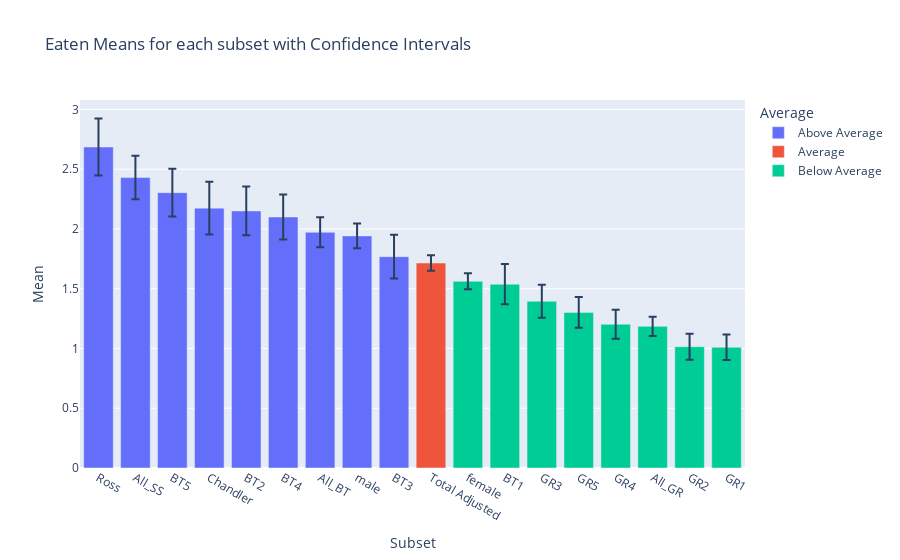

Notebook cell for this chart:
### Code cell
eaten_means = pd.DataFrame(round(eat.mean(), 3)).reset_index()
eaten_means.columns = ["Subset","Mean"]
eaten_means = eaten_means.sort_values(by = "Mean", ascending = False)
prop_average = eaten_means[eaten_means["Subset"]=="Total Adjusted"]["Mean"].values[0]
ci = {}
for column in eat.drop(["Total: ","Etc. Comments"], axis = 1).iloc[:,1:].columns:
    ci.update({column:mean_confidence_error(eat[column])})
ci = pd.DataFrame(list(ci.items()),columns = ['Subset','SE'])
eaten_means = pd.merge(eaten_means, ci, how = 'outer', on = 'Subset')
Average = []
for i in eaten_means.Mean:
    if i > prop_average:
        Average.append("Above Average")
    elif i == prop_average:
        Average.append("Average")
    else:
        Average.append("Below Average")
eaten_means["Average"] = Average  
px.bar(eaten_means.iloc[1:,:], x = "Subset", y = "Mean", color = "Average", error_y = "SE",title = "Eaten Means for each subset with Confidence Intervals")

### Figure 1 — Plotly figure (JSON) as saved in the notebook; plotly's stock layout.template omitted (floating-point values rounded to 4 significant figures)
{"data": [{"alignmentgroup": "True", "error_y": {"array": [0.2391, 0.1818, 0.2008, 0.2213, 0.2032, 0.1881, 0.1254, 0.1035, 0.1827]}, "hovertemplate": "Average=Above Average<br>Subset=%{x}<br>Mean=%{y}<extra></extra>", "legendgroup": "Above Average", "marker": {"color": "#636efa"}, "name": "Above Average", "offsetgroup": "Above Average", "orientation": "v", "showlegend": true, "textposition": "auto", "type": "bar", "x": ["Ross", "All_SS", "BT5", "Chandler", "BT2", "BT4", "All_BT", "male", "BT3"], "xaxis": "x", "y": [2.686, 2.43, 2.304, 2.174, 2.151, 2.1, 1.972, 1.942, 1.768], "yaxis": "y"}, {"alignmentgroup": "True", "error_y": {"array": [0.06537]}, "hovertemplate": "Average=Average<br>Subset=%{x}<br>Mean=%{y}<extra></extra>", "legendgroup": "Average", "marker": {"color": "#EF553B"}, "name": "Average", "offsetgroup": "Average", "orientation": "v", "showlegend": true, "textposition": "auto", "type": "bar", "x": ["Total Adjusted"], "xaxis": "x", "y": [1.715], "yaxis": "y"}, {"alignmentgroup": "True", "error_y": {"array": [0.06697, 0.1678, 0.1375, 0.1293, 0.1206, 0.08, 0.1084, 0.1073]}, "hovertemplate": "Average=Below Average<br>Subset=%{x}<br>Mean=%{y}<extra></extra>", "legendgroup": "Below Average", "marker": {"color": "#00cc96"}, "name": "Below Average", "offsetgroup": "Below Average", "orientation": "v", "showlegend": true, "textposition": "auto", "type": "bar", "x": ["female", "BT1", "GR3", "GR5", "GR4", "All_GR", "GR2", "GR1"], "xaxis": "x", "y": [1.562, 1.538, 1.395, 1.302, 1.203, 1.185, 1.015, 1.01], "yaxis": "y"}], "layout": {"barmode": "relative", "legend": {"title": {"text": "Average"}, "tracegroupgap": 0}, "title": {"text": "Eaten Means for each subset with Confidence Intervals"}, "xaxis": {"anchor": "y", "domain": [0, 1], "title": {"text": "Subset"}}, "yaxis": {"anchor": "x", "domain": [0, 1], "title": {"text": "Mean"}}}}
